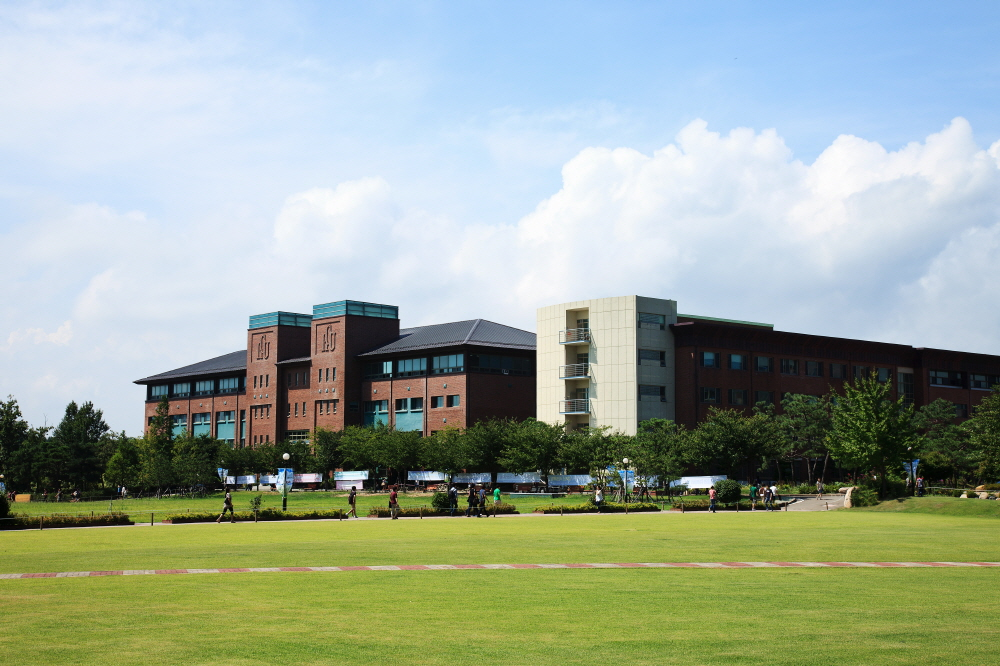
#> input picture 0-Education/intro2AI/ch6-cnn/data/school.jpg, 1000 x 666 px
$ jupyter execute --allow-errors CNN.ipynb
#> lines starting #> are read from the running program, lines starting #| are printed output that depends on the picture
[cell 1]
# 1. Preprocessing
## 1.1 How to use image data in Python
from PIL import Image
from numpy import asarray
import pickle
import numpy as np
import pandas as pd
import matplotlib.pyplot as plt

[cell 2]
img = Image.open('./data/school.jpg')
#> img is the input picture: PIL image 1000x666 RGB; mean R, G, B 156.4, 169.6, 155.3

numpydata = asarray(img)
print(numpydata.shape)
#| (666, 1000, 3)
print(type(numpydata))
#| <class 'numpy.ndarray'>
plt.imshow(numpydata)

[cell 3]
plt.figure(figsize=(20,5))

print('shape:', numpydata.shape)
#| shape: (666, 1000, 3)
print('type:', type(numpydata))
#| type: <class 'numpy.ndarray'>

plt.subplot(141)
plt.imshow(numpydata[300:600, 300:600, :])
plt.axis("off")

plt.subplot(142)
plt.imshow(numpydata[300:600, 300:600, 0])
plt.axis("off")

plt.subplot(143)
plt.imshow(numpydata[300:600, 300:600, 1])
plt.axis("off")

plt.subplot(144)
plt.imshow(numpydata[300:600, 300:600, 2])
plt.axis("off")
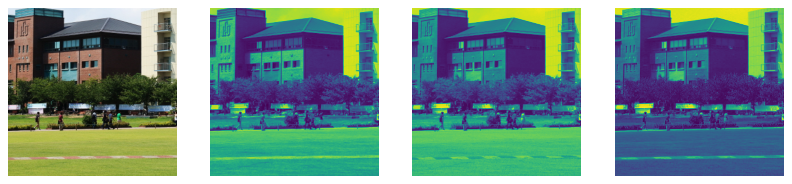
#> figure drawn by matplotlib, 4 panels

[cell 4]
img = Image.open('./data/school.jpg').convert('L')
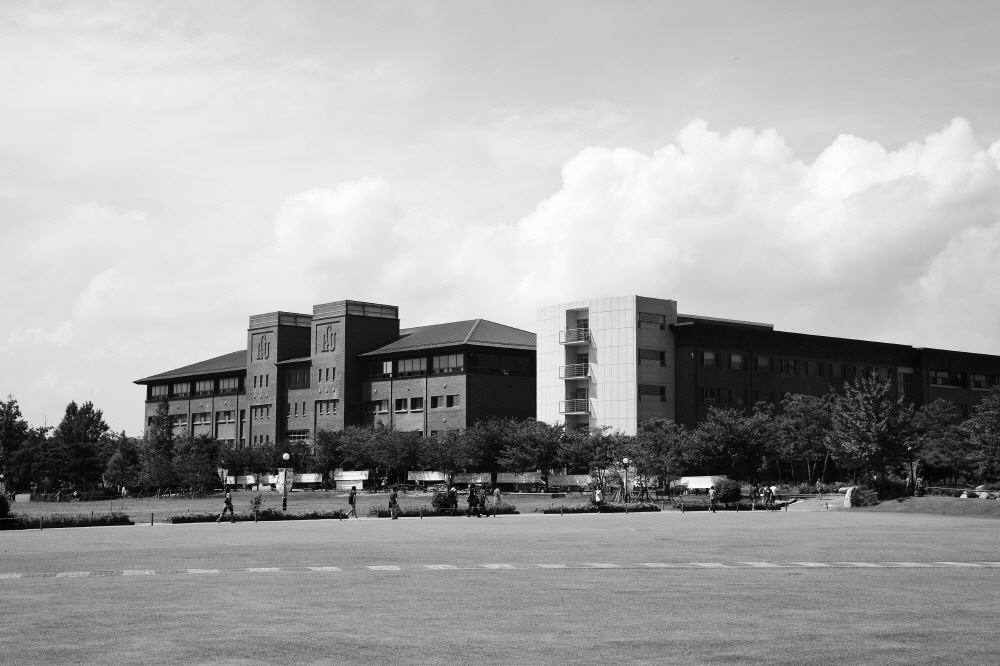
#> img: PIL image 1000x666 L; min 1, max 254, mean 164
numpydata = asarray(img)
print(type(numpydata))
#| <class 'numpy.ndarray'>
print(numpydata.shape)
#| (666, 1000)
plt.imshow(numpydata, cmap='gray')

[cell 5]
print(img.size)
#| (1000, 666)
img2 = img.resize((300, 200))
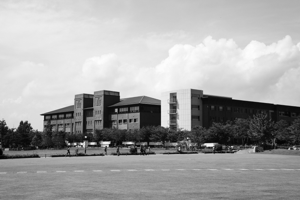
#> img2: PIL image 300x200 L; min 2, max 253, mean 164
print(img2.size)
#| (300, 200)
plt.imshow(img2, cmap='gray')

[cell 6]
img3 = img2.rotate(45)
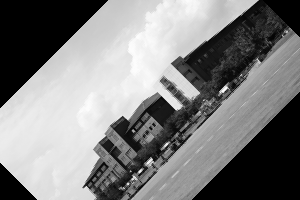
#> img3: PIL image 300x200 L; min 0, max 253, mean 127.4
plt.imshow(img3, cmap='gray')

[cell 7]
## 1.2 Histogram equalization
def histeq(im, nbr_bins=256):

    # get image histogram
    imhist, bins = histogram(im.flatten(), nbr_bins, density=True)
    cdf = imhist.cumsum() # cumulative distribution function
    cdf = 255 * cdf / cdf[-1] # normalize

    # use linear interpolation of cdf to find new pixel values
    im2 = interp(im.flatten(),bins[:-1],cdf)

    return im2.reshape(im.shape), cdf

[cell 8]
from PIL import Image
from numpy import *

im = array(Image.open('./data/girl.jpg').convert('L'))
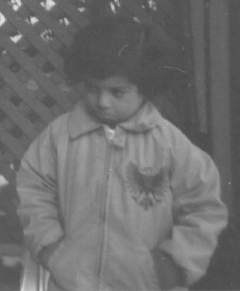
#> input picture 0-Education/intro2AI/ch6-cnn/data/girl.jpg, 240 x 291 px
plt.imshow(im, cmap='gray')

[cell 9]
im2,cdf = histeq(im)
#> in histeq, `imhist, bins = histogram(im.flatten(), nbr_bins, density=True)`: imhist = 256 values, max 0.0887 at index 13, min 0 at index 2, mean 0.00667; bins = 257 values from 74 to 224
#> in histeq, `cdf = imhist.cumsum()`: cdf = 256 values from 4.89e-05 to 1.71
#> in histeq, `cdf = 255 * cdf / cdf[-1]`: cdf = 256 values from 0.0073 to 255
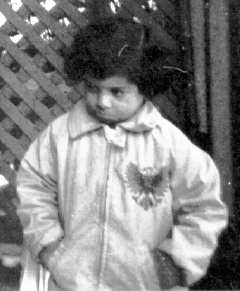
#> im2: shape (291, 240) float64; min 0.0073, max 255, mean 130.5
#> cdf = 256 values from 0.0073 to 255

print(type(im2))
#| <class 'numpy.ndarray'>
plt.imshow(im2, cmap='gray')
